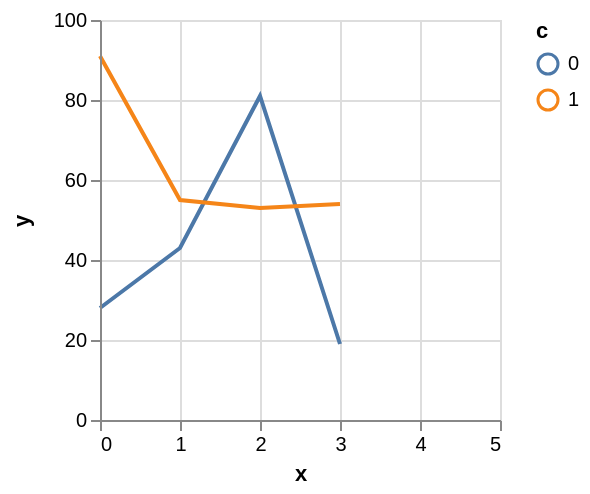

Express this chart as Vega-Lite.
### Vega specification from a JSON file in a GitHub repository (floating-point values rounded to 4 significant figures)
{"$schema": "https://vega.github.io/schema/vega/v4.json", "autosize": "pad", "padding": 5, "width": 200, "height": 200, "style": "cell", "data": [{"name": "source_0", "values": [{"x": 0, "y": 28, "c": 0}, {"x": 0, "y": 91, "c": 1}, {"x": 1, "y": 43, "c": 0}, {"x": 1, "y": 55, "c": 1}, {"x": 2, "y": 81, "c": 0}, {"x": 2, "y": 53, "c": 1}, {"x": 3, "y": 19, "c": 0}]}, {"name": "data_0", "source": "source_0", "transform": [{"type": "formula", "expr": "toNumber(datum[\"x\"])", "as": "x"}, {"type": "impute", "field": "y", "key": "x", "method": "value", "groupby": ["c"], "value": null}, {"type": "window", "as": ["imputed_y_value"], "ops": ["mean"], "fields": ["y"], "frame": [-2, 2], "ignorePeers": false, "groupby": ["c"]}, {"type": "formula", "expr": "datum.y === null ? datum.imputed_y_value : datum.y", "as": "y"}]}], "marks": [{"name": "pathgroup", "type": "group", "from": {"facet": {"name": "faceted_path_main", "data": "data_0", "groupby": ["c"]}}, "encode": {"update": {"width": {"field": {"group": "width"}}, "height": {"field": {"group": "height"}}}}, "marks": [{"name": "marks", "type": "line", "style": ["line"], "sort": {"field": "datum[\"x\"]", "order": "descending"}, "from": {"data": "faceted_path_main"}, "encode": {"update": {"stroke": {"scale": "color", "field": "c"}, "x": {"scale": "x", "field": "x"}, "y": {"scale": "y", "field": "y"}, "defined": {"signal": "datum[\"x\"] !== null && !isNaN(datum[\"x\"]) && datum[\"y\"] !== null && !isNaN(datum[\"y\"])"}}}}]}], "scales": [{"name": "x", "type": "linear", "domain": {"data": "data_0", "field": "x"}, "range": [0, {"signal": "width"}], "nice": 1, "zero": false}, {"name": "y", "type": "linear", "domain": {"data": "data_0", "field": "y"}, "range": [{"signal": "height"}, 0], "nice": true, "zero": true}, {"name": "color", "type": "ordinal", "domain": {"data": "data_0", "field": "c", "sort": true}, "range": "category"}], "axes": [{"scale": "x", "orient": "bottom", "grid": false, "title": "x", "labelFlush": true, "labelOverlap": true, "tickCount": {"signal": "ceil(width/40)"}, "zindex": 1}, {"scale": "x", "orient": "bottom", "grid": true, "tickCount": {"signal": "ceil(width/40)"}, "gridScale": "y", "domain": false, "labels": false, "maxExtent": 0, "minExtent": 0, "ticks": false, "zindex": 0}, {"scale": "y", "orient": "left", "grid": false, "title": "y", "labelOverlap": true, "tickCount": {"signal": "ceil(height/40)"}, "zindex": 1}, {"scale": "y", "orient": "left", "grid": true, "tickCount": {"signal": "ceil(height/40)"}, "gridScale": "x", "domain": false, "labels": false, "maxExtent": 0, "minExtent": 0, "ticks": false, "zindex": 0}], "legends": [{"stroke": "color", "title": "c"}], "config": {"axisY": {"minExtent": 30}}}
